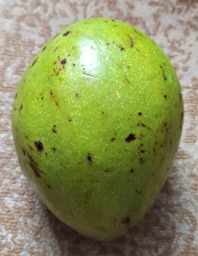
#> input picture dataset/processed/mendeley_crops/IMG_1005_0.jpg, 198 x 256 px
$ python -i synthesize_all_fruits.py   (imports and definitions only)
#> lines starting #> are read from the running program, lines starting #| are printed output that depends on the picture; after the words box and inside, x2 and y2 are one past the last pixel; in counts of white or black regions, pixels touching at a corner belong together
"""Agronomic Senescence & Transitional Stage Synthesis for All Fruit Species.

Synthesizes biologically accurate visual manifestations of:
1. Partially Ripe Apples (yellow-green color break with emerging anthocyanin blush)
2. Rotten Apples (Monilinia brown rot concentric lesions and soft necrosis)
3. Partially Ripe Mangoes (carotenoid shoulder color-break with green cheeks)
4. Rotten Mangoes (anthracnose sunken black lesions and stem-end rot)
5. Partially Ripe Papayas (longitudinal yellow furrow striping along green ribs)
6. Rotten Papayas (sunken water-soaked fungal decay and anthracnose spots)

Completes full 4-stage coverage across all 6 fruits:
Banana, Mango, Papaya, Avocado, Strawberry, Apple.
"""
import os
import sys
import hashlib
import random
import numpy as np
import pandas as pd
from PIL import Image, ImageEnhance, ImageFilter, ImageDraw

ROOT = os.path.dirname(os.path.dirname(os.path.abspath(__file__)))
if ROOT not in sys.path:
    sys.path.insert(0, ROOT)

SRC_DIR = os.path.join(ROOT, "dataset", "processed", "rawripe_images")
DEST_DIR = os.path.join(ROOT, "dataset", "processed", "senescence_crops")
# [1 line not run here, left out]

MANIFEST_PATH = os.path.join(ROOT, "dataset", "annotations", "manifest_validated.csv")
# [1 line that did not run here, left out]
# [1 line that did not run here, left out]

new_rows = []
# [1 line that did not run here, left out]


def get_mask(arr, fruit_type="general"):
    """Detect fruit pixels against neutral / plain background."""
    r, g, b = arr[:, :, 0], arr[:, :, 1], arr[:, :, 2]
    # Non-background condition: not pure white, not pure black
    not_white = (r < 245) | (g < 245) | (b < 245)
    not_black = (r > 15) | (g > 15) | (b > 15)
    return not_white & not_black


# -----------------------------------------------------------------------------
# 1. APPLE: Partially Ripe & Rotten
# -----------------------------------------------------------------------------
def simulate_partially_ripe_apple(img):
    """Green raw apple -> yellow-green transition with patchy red blush."""
    im = img.convert("RGB")
    arr = np.array(im, dtype=np.float32)
    h, w = arr.shape[:2]
    mask = get_mask(arr)

    # Yellow-green color break (increase red channel slightly to shift pure green to yellow-green)
    shift = random.uniform(25, 50)
    arr[mask, 0] = np.clip(arr[mask, 0] * 1.3 + shift, 0, 255)

    # Add partial red/pink anthocyanin blush on one cheek
    indices = np.argwhere(mask)
    if len(indices) > 0:
        cy, cx = indices[random.randint(0, len(indices) - 1)]
        ry, rx = int(h * random.uniform(0.25, 0.45)), int(w * random.uniform(0.25, 0.45))
        y0, y1 = max(0, cy - ry), min(h, cy + ry)
        x0, x1 = max(0, cx - rx), min(w, cx + rx)
        blush_mask = mask[y0:y1, x0:x1]

        arr[y0:y1, x0:x1][blush_mask, 0] = np.clip(arr[y0:y1, x0:x1][blush_mask, 0] * 1.4 + 40, 0, 255)
        arr[y0:y1, x0:x1][blush_mask, 1] = np.clip(arr[y0:y1, x0:x1][blush_mask, 1] * 0.75, 0, 255)
        arr[y0:y1, x0:x1][blush_mask, 2] = np.clip(arr[y0:y1, x0:x1][blush_mask, 2] * 0.70, 0, 255)

    return Image.fromarray(np.clip(arr, 0, 255).astype(np.uint8)).filter(ImageFilter.GaussianBlur(0.3))


# [133 lines left out: functions simulate_rotten_apple_decay, simulate_partially_ripe_mango, simulate_rotten_mango, simulate_partially_ripe_papaya, simulate_rotten_papaya, not called in this run]


# -----------------------------------------------------------------------------
# Execute batch synthesis for Apple, Mango, Papaya
# -----------------------------------------------------------------------------
# [1 line not run here, left out]

# A. Apple Partially Ripe (from apples raw)
apple_raw = [f for f in os.listdir(SRC_DIR) if "apples_raw" in f and f.endswith(('.jpg', '.png'))]
# [18 lines not run here, left out]

# B. Apple Rotten (from apples ripe)
apple_ripe = [f for f in os.listdir(SRC_DIR) if "apples_ripe" in f and f.endswith(('.jpg', '.png'))]
# [18 lines not run here, left out]

# C. Mango Partially Ripe (from mangoes raw)
mango_raw = [f for f in os.listdir(SRC_DIR) if "mangoes_raw" in f and f.endswith(('.jpg', '.png'))]
# [18 lines not run here, left out]

# D. Mango Rotten (from mangoes ripe)
mango_ripe = [f for f in os.listdir(SRC_DIR) if "mangoes_ripe" in f and f.endswith(('.jpg', '.png'))]
# [18 lines not run here, left out]

# E. Papaya Partially Ripe (from papayas raw)
papaya_raw = [f for f in os.listdir(SRC_DIR) if "papayas_raw" in f and f.endswith(('.jpg', '.png'))]
# [18 lines not run here, left out]

# F. Papaya Rotten (from papayas ripe)
papaya_ripe = [f for f in os.listdir(SRC_DIR) if "papayas_ripe" in f and f.endswith(('.jpg', '.png'))]
# [18 lines not run here, left out]

# Save updated manifest
df_new = pd.DataFrame(new_rows)
# [1 line that did not run here, left out]
# [3 lines not run here, left out]

>>> from PIL import Image
>>> picture = Image.open('../dataset/processed/mendeley_crops/IMG_1005_0.jpg')
#> picture is the input picture: PIL image 198x256 RGB; mean R, G, B 136.3, 142.9, 90.1
>>> result = simulate_partially_ripe_apple(picture)
#> in get_mask, `r, g, b = arr[:, :, 0], arr[:, :, 1], arr[:, :, 2]`:
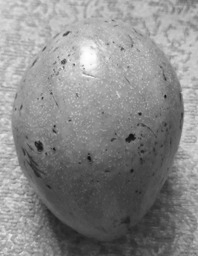
#> r: shape (256, 198) float32; min 13, max 255, mean 136.3
#> in get_mask, `r, g, b = arr[:, :, 0], arr[:, :, 1], arr[:, :, 2]`:
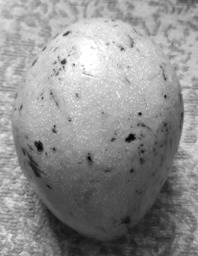
#> g: shape (256, 198) float32; min 3, max 255, mean 142.9
#> in get_mask, `r, g, b = arr[:, :, 0], arr[:, :, 1], arr[:, :, 2]`:
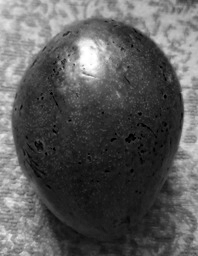
#> b: shape (256, 198) float32; min 0, max 255, mean 90.1
#> in get_mask, `not_white = (r < 245) | (g < 245) | (b < 245)`:
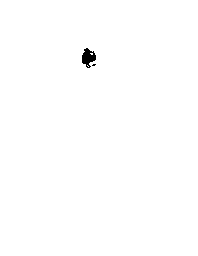
#> not_white: shape (256, 198) bool; 99.7% white; 2 black regions (1 under 20 px), largest, box (x1, y1, x2, y2) and area: (82, 48, 96, 68) 171
#> in get_mask, `not_black = (r > 15) | (g > 15) | (b > 15)`: not_black: shape (256, 198) bool; every value is 1
#> in simulate_partially_ripe_apple, `arr[mask, 0] = np.clip(arr[mask, 0] * 1.3 + shift, 0, 255)`:
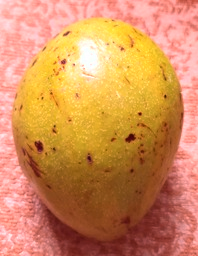
#> arr: shape (256, 198, 3) float32; mean R, G, B 211, 142.9, 90.1
#> in simulate_partially_ripe_apple, `indices = np.argwhere(mask)`: indices = 50511 pairs, first value 0 to 255, second value 0 to 197
#> in simulate_partially_ripe_apple, `cy, cx = indices[random.randint(0, len(indices) - 1)]`: cy = 251; cx = 152
#> in simulate_partially_ripe_apple, `y0, y1 = max(0, cy - ry), min(h, cy + ry)`: y0 = 142; y1 = 256
#> in simulate_partially_ripe_apple, `x0, x1 = max(0, cx - rx), min(w, cx + rx)`: x0 = 101; x1 = 198
#> in simulate_partially_ripe_apple, `blush_mask = mask[y0:y1, x0:x1]`: blush_mask: shape (114, 97) bool; every value is 1
#> in simulate_partially_ripe_apple, `arr[y0:y1, x0:x1][blush_mask, 1] = np.clip(arr[y0:y1, x0:x1][blush_mas..`:
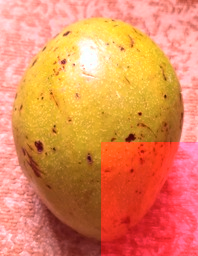
#> arr: shape (256, 198, 3) float32; mean R, G, B 227.5, 138, 90.1
#> in simulate_partially_ripe_apple, `arr[y0:y1, x0:x1][blush_mask, 2] = np.clip(arr[y0:y1, x0:x1][blush_mas..`:
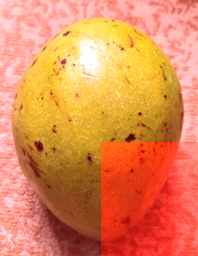
#> arr: shape (256, 198, 3) float32; mean R, G, B 227.5, 138, 86.2

$ run again, on dataset/processed/rawripe_images/rawripe_apples_raw_Apple_Raw_test_31.jpg
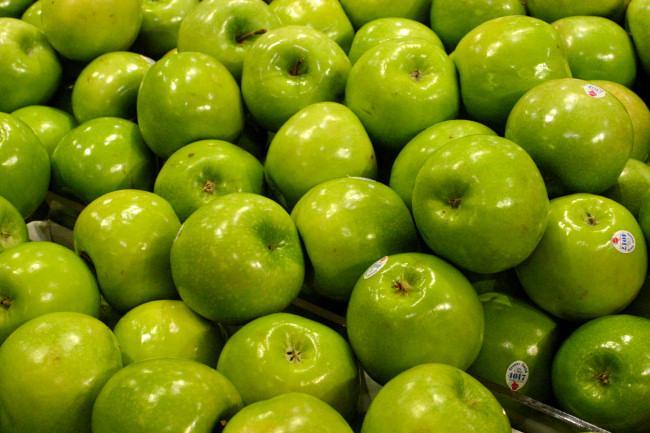
#> input picture dataset/processed/rawripe_images/rawripe_apples_raw_Apple_Raw_test_31.jpg, 650 x 433 px
#> picture is the input picture: PIL image 650x433 RGB; mean R, G, B 118.4, 134.9, 13.2
#> not_white: shape (433, 650) bool; 100% white; black in thin lines or dots, all inside (x1, y1, x2, y2) = (88, 0, 319, 152)
#> in get_mask, `not_black = (r > 15) | (g > 15) | (b > 15)`:
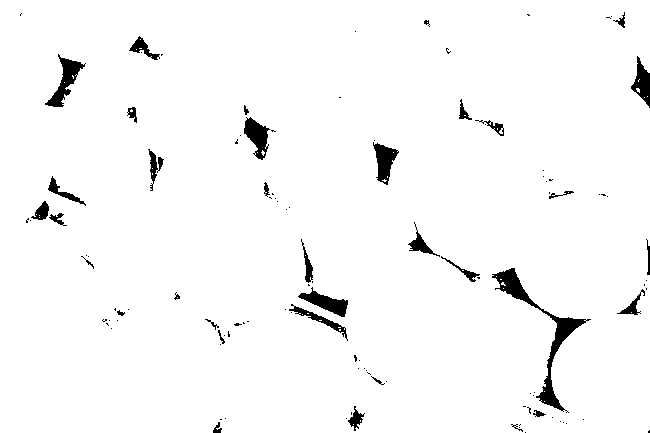
#> not_black: shape (433, 650) bool; 97.1% white; 113 black regions (78 under 20 px), largest, box (x1, y1, x2, y2) and area: (492, 268, 591, 413) 1752, (45, 54, 86, 107) 706, (298, 287, 348, 317) 595
#> indices = 273335 pairs, first value 0 to 432, second value 0 to 649
#> cy = 350; cx = 229
#> y0 = 239; y1 = 433
#> x0 = 0; x1 = 517
#> blush_mask: shape (194, 517) bool; 97.6% white; 46 black regions (32 under 20 px), largest, box (x1, y1, x2, y2) and area: (298, 48, 348, 78) 595, (492, 29, 517, 60) 442, (289, 65, 348, 102) 350
#> in simulate_partially_ripe_apple, `arr[y0:y1, x0:x1][blush_mask, 1] = np.clip(arr[y0:y1, x0:x1][blush_mas..`:
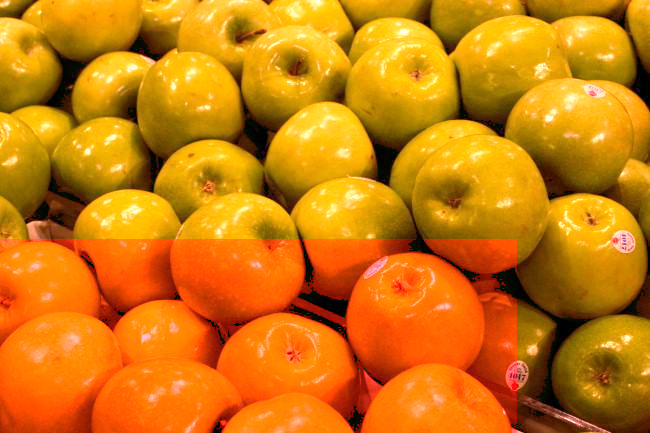
#> arr: shape (433, 650, 3) float32; mean R, G, B 206.4, 123.3, 13.2

$ run again, on dataset/processed/rawripe_images/rawripe_apples_raw_Apple_Raw_test_35.jpg
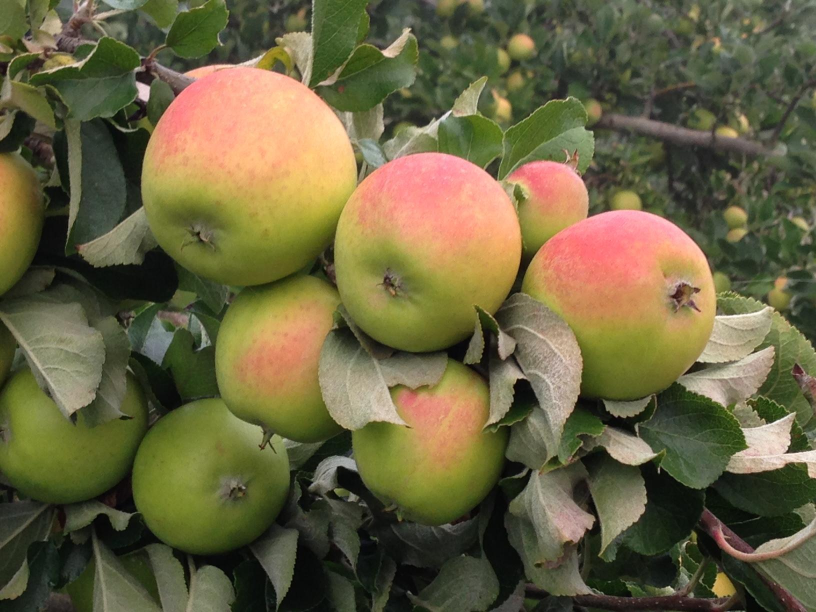
#> input picture dataset/processed/rawripe_images/rawripe_apples_raw_Apple_Raw_test_35.jpg, 1632 x 1224 px (shown at 1/2 size)
#> picture is the input picture: PIL image 1632x1224 RGB; mean R, G, B 105.9, 99.2, 65.5
#> not_white: shape (1224, 1632) bool; 100% white; black in thin lines or dots, all inside (x1, y1, x2, y2) = (892, 229, 1551, 847)
#> in get_mask, `not_black = (r > 15) | (g > 15) | (b > 15)`:
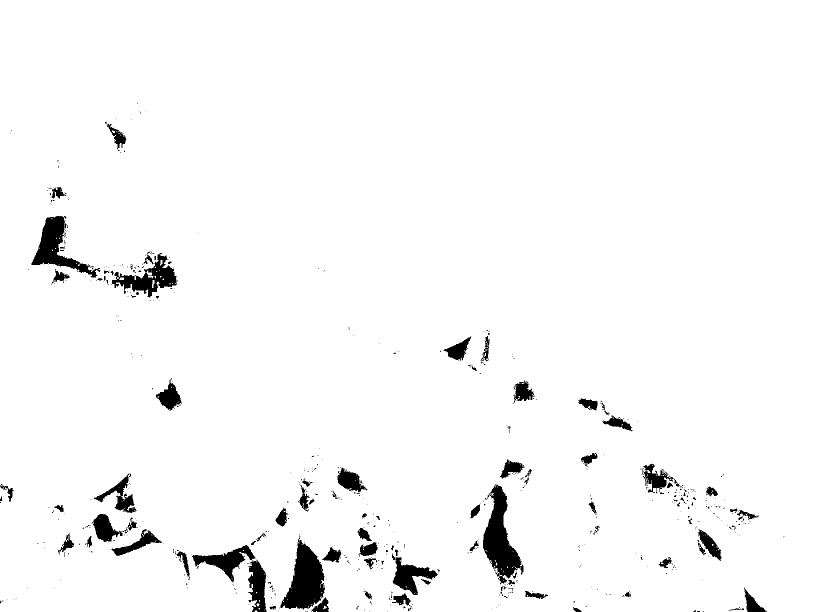
#> not_black: shape (1224, 1632) bool (shown at 1/2 size); 96.9% white; 632 black regions (532 under 20 px), largest, box (x1, y1, x2, y2) and area: (966, 968, 1047, 1168) 7343, (561, 1071, 650, 1219) 7104, (63, 432, 201, 555) 5374
#> indices = 1934806 pairs, first value 0 to 1223, second value 0 to 1631
#> cy = 988; cx = 1325
#> y0 = 465; y1 = 1224
#> x0 = 904; x1 = 1632
#> blush_mask: shape (759, 728) bool; 96.5% white; 261 black regions (218 under 20 px), largest, box (x1, y1, x2, y2) and area: (62, 503, 143, 703) 7343, (379, 463, 443, 522) 1506, (493, 594, 539, 657) 1160
#> in simulate_partially_ripe_apple, `arr[y0:y1, x0:x1][blush_mask, 2] = np.clip(arr[y0:y1, x0:x1][blush_mas..`:
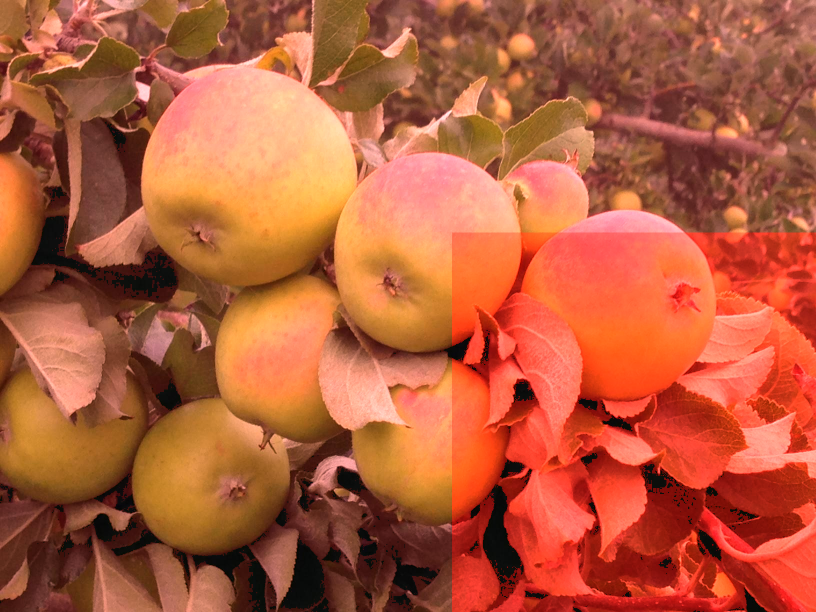
#> arr: shape (1224, 1632, 3) float32 (shown at 1/2 size); mean R, G, B 180.8, 92.6, 59.9
